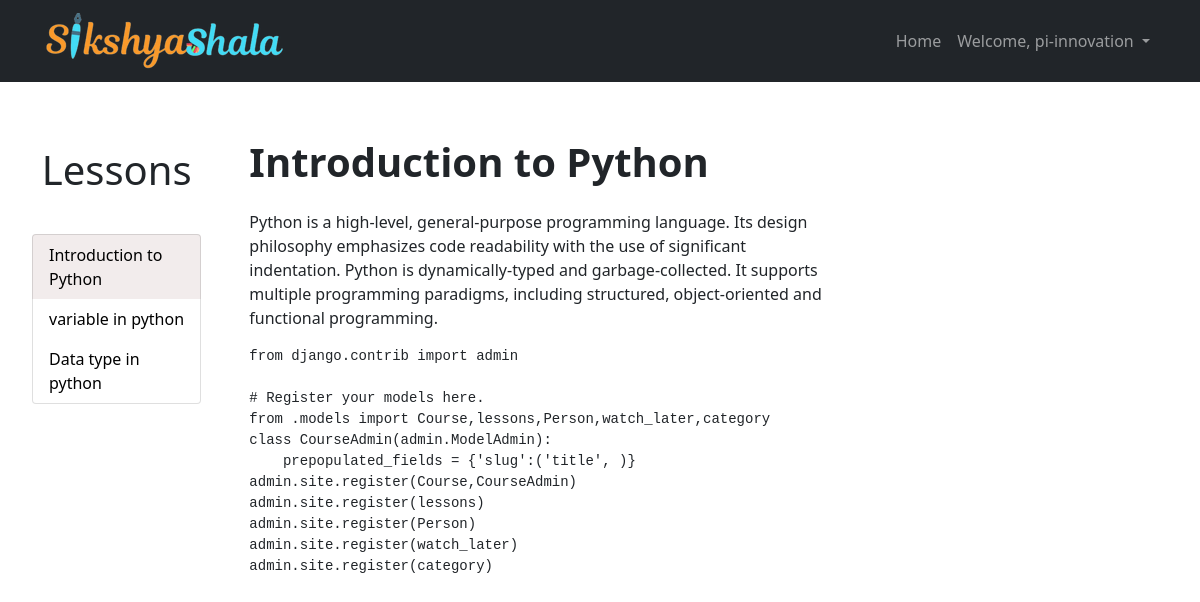
/course/python (signed in), run on an earlier commit of the app's database.
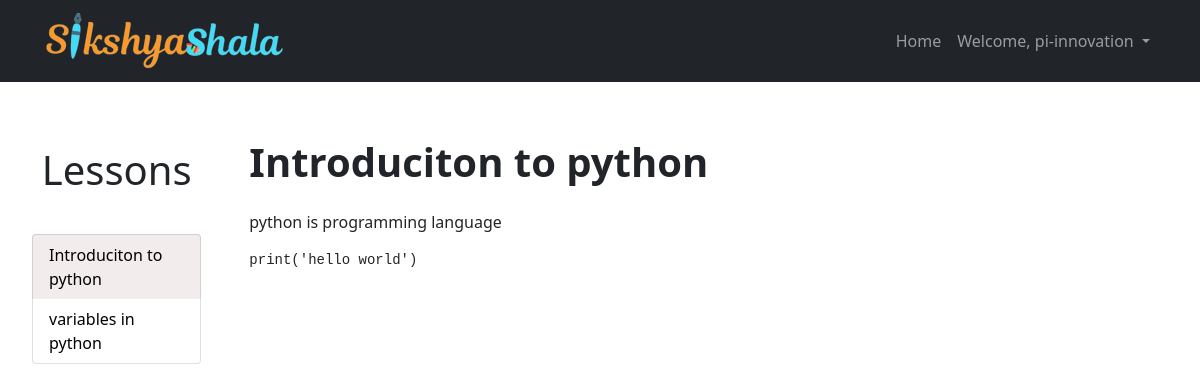
And on a later commit of the database.
### cmsapp/models.py (models this page shows)
class lessons(models.Model):
    title = models.CharField(max_length= 200)
    Course = models.ForeignKey(Course,on_delete = models.CASCADE)
    body = RichTextUploadingField(blank = True,null = True)
    created = models.DateTimeField(auto_now_add = True)
    lesson_number = models.IntegerField(null = False,default = 1)
    id = models.AutoField(primary_key = True,null = False)
    def __str__(self):
        return self.title

### cmsapp/views.py (the view)
# urls.py: path('course/<str:slug>',views.course,name ='course'),
@login_required(login_url = 'login')
def course(request,slug):
    try:
        courses = Course.objects.get(slug = slug)
    except courses.DoesNotExist:
        courses = None
    lesson_number = request.GET.get('lecture')
    if lesson_number is None:
        lesson_number = 1
    try:
        lesson = lessons.objects.get(lesson_number = lesson_number,Course = courses)
    except lessons.DoesNotExist:
        lesson = None
    return render(request,'cmsapp/course.html',{'courses':courses,'lesson':lesson,'lessonnumber':lesson_number})

### cmsapp/templates/cmsapp/course.html (shortened to what this page needs)
{%extends 'base.html'%}
{%block content%}
{%if lesson%}
<div class="container-fluid " style="max-height:100px">
    <div class="row my-2 mx-2">
        <div class="col-lg-2 my-5">
            <h1 class="my-2 text-center">Lessons</h1>
            <br>
            <ul class="list-group my-2">
                {%for lessons in courses.lessons_set.all%}
                <li class="list-group-item  {%if lessons == lesson%} active-video {%endif%} ">
                    <a href="?lecture={{lessons.lesson_number}}" style="text-decoration:none; color: black;">
                        {{lessons}}</a>
                </li>
                {%endfor%}
            </ul>
        </div>
        <div class="col">
            <div class="container mt-5">
                <div class="row">
                    <div class="col-sm-8">
                        <article>
                            <header class="mb-4">
                                <h1 class="fw-bolder mb-1">{{lesson.title}}</h1>
                            </header>
                            <section class="mb-5">
                                <p class="fs-5 mb-4">{{lesson.body|safe}}</p>
                            </section>
                        </article>
                    </div>
                </div>
            </div>
            {%else%}
            <div class="alert alert-secondary my-5" role="alert">
                <h3 class="px-5 text-center">Thank you for visiting!! The course will be available soon</h1>
            </div>
            {%endif%}
{%endblock content%}

What changed in the data, as far as the page shows it:
removed lessons: title "Introduction to Python", body "Python is a high-level, general-purpose programming language. Its design philosophy emphasizes code readability with the use of significant indentation. Python is dynamically-typed and garbage-collected. It supports multiple programming paradigms, including structured, object-oriented and functional programming. from django.contrib import admin # Register your models here. from .models import Course,lessons,Person,watch_later,category class CourseAdmin(admin.ModelAdmin): prepopulated_fields = {'slug':('title', )} admin.site.register(Course,CourseAdmin) admin.site.register(lessons) admin.site.register(Person) admin.site.register(watch_later) admin.site.register(category)"
removed lessons: title "variable in python"
removed lessons: title "Data type in python"
added lessons: title "Introduciton to python", body "python is programming language print('hello world')"
added lessons: title "variables in python"
